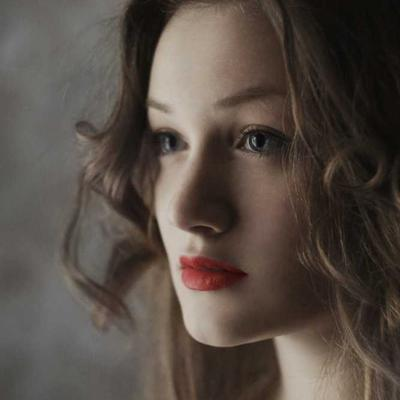
#> input picture test/fixtures/portrait.jpg, 400 x 400 px
$ python -i generator.py   (imports and definitions only)
#> lines starting #> are read from the running program, lines starting #| are printed output that depends on the picture
### ashiart/io.py
"""Image loading, orientation, and alpha flattening."""

from __future__ import annotations

import hashlib
import io
import os
import urllib.error
import urllib.parse
import urllib.request

from PIL import Image, ImageDraw, ImageOps

_USER_AGENT = "ashiart"
_FLAT_BACKGROUND = (255, 255, 255)


# [60 lines left out: functions _cache_dir, download_image, not called in this run]


def flatten_alpha(
    image: Image.Image, background: tuple[int, int, int] = _FLAT_BACKGROUND
) -> Image.Image:
    """Composite transparent pixels onto an opaque background.

    RGBA, LA, and paletted images carrying transparency are flattened;
    anything else passes through untouched.

    Args:
        image (PIL.Image): The decoded image.
        background (tuple): RGB backdrop for transparent pixels.

    Returns:
        PIL.Image: Opaque RGB image, or the input unchanged.
    """
    if image.mode in ("RGBA", "LA") or (
        image.mode == "P" and "transparency" in image.info
    ):
        alpha = image.convert("RGBA").split()[-1]
        base = Image.new("RGBA", image.size, (*background, 255))
        base.paste(image, mask=alpha)
        return base.convert("RGB")
    return image


def apply_exif_orientation(image: Image.Image) -> Image.Image:
    """Rotate the image per its EXIF orientation tag, if present.

    Phone photos are stored unrotated with an orientation flag; without
    this they convert sideways. Images without the tag pass through.

    Args:
        image (PIL.Image): The decoded image.

    Returns:
        PIL.Image: Correctly oriented image.
    """
    return ImageOps.exif_transpose(image)


def prepare_image(image: Image.Image) -> Image.Image:
    """Orient then flatten: the common entry for all decode paths.

    Args:
        image (PIL.Image): The decoded image.

    Returns:
        PIL.Image: Oriented, opaque RGB-ready image.
    """
    return flatten_alpha(apply_exif_orientation(image))


# [29 lines left out: function demo_image, not called in this run]


def open_raw(
    source: str | bytes | bytearray, timeout: float = 15, cache: bool = True
) -> Image.Image:
    """Decode an image without orientation or flattening.

    Unlike open_image, the result stays seekable, so GIF frames can be
    iterated. Callers own orientation handling for multi-frame sources.

    Args:
        source (str or bytes): Filesystem path, raw image bytes, or URL.
        timeout (float): Download timeout in seconds; URLs only.
        cache (bool): Reuse cached URL downloads.

    Raises:
        FileNotFoundError: Local path does not exist.
        ValueError: Download failed or bytes do not decode as an image.

    Returns:
        PIL.Image: The decoded image.
    """
#> called with source = '../test/fixtures/portrait.jpg', timeout = 15, cache = True
    if isinstance(source, (bytes, bytearray)):
        try:
            image = Image.open(io.BytesIO(source))
            image.load()
        except Exception as error:
            raise ValueError(f"Bytes are not an image: {error}") from error
        return image
    if isinstance(source, str) and source.startswith(("http://", "https://")):
        try:
            return Image.open(io.BytesIO(download_image(source, timeout, cache)))
        except Exception as error:
            raise ValueError(f"Downloaded bytes are not an image: {error}") from error
    if not os.path.exists(source):
        raise FileNotFoundError(f"Image file not found: {source}")
    try:
        return Image.open(source)
#> returned value is the input picture: PIL image 400x400 RGB; mean R, G, B 86.2, 76.2, 68.9
    except Exception as error:
        raise ValueError(f"Error opening image: {error}") from error


def open_image(
    source: str | bytes | bytearray, timeout: float = 15, cache: bool = True
) -> Image.Image:
    """Open a PIL image from a local path, bytes, or an http(s) URL.

    Args:
        source (str or bytes): Filesystem path, raw image bytes
            (e.g. piped stdin), or http(s) URL.
        timeout (float): Download timeout in seconds; URLs only.
        cache (bool): Reuse cached URL downloads.

    Raises:
        FileNotFoundError: Local path does not exist.
        ValueError: Download failed or bytes do not decode as an image.

    Returns:
        PIL.Image: Oriented, opaque RGB-ready image.
    """
    try:
        return prepare_image(open_raw(source, timeout, cache))
    except (FileNotFoundError, ValueError):
        raise
    except Exception as error:
        raise ValueError(f"Error opening image: {error}") from error

### ashiart/generator.py
"""Single-ramp image-to-ASCII conversion.

Exports AsciiArtGenerator, the NumPy-free converter used directly and
as the fallback when enhanced dependencies are unavailable.
"""

from __future__ import annotations

from typing import ClassVar

from PIL import Image, ImageOps

from .io import open_image, prepare_image


class AsciiArtGenerator:
    """A class to generate ASCII art from images."""

    # ASCII characters from darkest to lightest (trailing space = paper white,
    # per the canonical density ramps: Bourke, "@%#*+=-:. ", etc.)
    ASCII_CHARS: ClassVar[list] = [
        "@",
        "#",
        "S",
        "%",
        "?",
        "*",
        "+",
        ";",
        ":",
        ",",
        ".",
        " ",
    ]

    # Monospace glyphs are ~2x taller than wide; sample half as many rows.
    ASPECT_CORRECTION: ClassVar[float] = 0.5

    RESAMPLE_FILTERS: ClassVar[dict] = {
        "lanczos": Image.Resampling.LANCZOS,
        "box": Image.Resampling.BOX,
    }

    def __init__(
        self,
        chars: list[str] | None = None,
        width: int = 100,
        height: int | None = None,
        autocontrast: bool = True,
        resample: str = "lanczos",
        gamma: float = 1.0,
    ):
        """
        Initialize the ASCII art generator.

        Args:
            chars (list, optional): ASCII characters from darkest to lightest.
                                    Defaults to None.
            width (int, optional): Width of output ASCII art. Defaults to 100.
            height (int, optional): Height of output ASCII art. Defaults to None.
            autocontrast (bool, optional): Stretch gray levels to use the full
                ramp (ImageOps.autocontrast). Defaults to True.
            resample (str, optional): Downsampling filter: "lanczos" (sharp)
                or "box" (area average). Defaults to "lanczos".
            gamma (float, optional): Tonal curve exponent applied to gray
                levels (>1 darkens midtones). Defaults to 1.0.
        """
        if resample not in self.RESAMPLE_FILTERS:
            raise ValueError(f"Unknown resample filter: {resample}")
        if gamma <= 0:
            raise ValueError(f"Gamma must be positive: {gamma}")
        self.chars = chars or self.ASCII_CHARS
        self.width = width
        self.height = height
        self.autocontrast = autocontrast
        self.resample = resample
        self.gamma = gamma

    def _resize_image(self, image):
        """
        Resize image to the specified width and height.

        Args:
            image (PIL.Image): The image to resize.

        Returns:
            PIL.Image: The resized image.
        """
        width = self.width
        height = self.height or int(
            image.height * width / image.width * self.ASPECT_CORRECTION
        )
#> height = 50
        # LANCZOS: highest-quality downsampling; NEAREST (the default)
        # aliases high-frequency detail into noise at char resolution.
        return image.resize((width, height), self.RESAMPLE_FILTERS[self.resample])
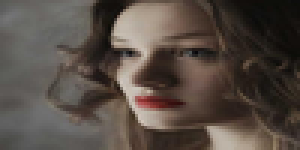
#> returned value: PIL image 100x50 RGB (shown 3 times larger); mean R, G, B 86.2, 76.2, 68.9

    def _convert_to_grayscale(self, image):
        """
        Convert image to grayscale, stretching levels to the full ramp.

        Args:
            image (PIL.Image): The image to convert.

        Returns:
            PIL.Image: The grayscale image.
        """
        gray = image.convert("L")
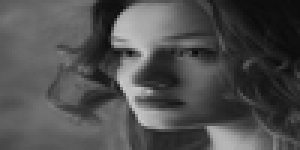
#> gray: PIL image 100x50 L (shown 3 times larger); min 8, max 200, mean 78.4
        if self.autocontrast:
            gray = ImageOps.autocontrast(gray, cutoff=1)
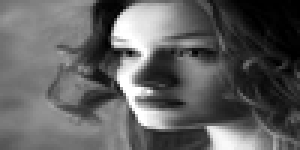
#> gray: PIL image 100x50 L (shown 3 times larger); min 0, max 255, mean 95.8
        if self.gamma != 1.0:
            lut = [round(255 * (level / 255) ** self.gamma) for level in range(256)]
            gray = gray.point(lut)
        return gray

    def _map_pixels_to_ascii(self, image):
        """
        Map each pixel to an ASCII character.

        Args:
            image (PIL.Image): The grayscale image.

        Returns:
            list: 2D list of ASCII characters.
        """
        pixels = list(image.getdata())
#> pixels = 5000 values, max 255 at index 840, min 0 at index 85, mean 95.81
        width = image.width
#> width = 100
        ascii_image = []

        for i in range(0, len(pixels), width):
            row = pixels[i : i + width]
            ascii_row = []

            for pixel in row:
                # Round so buckets stay symmetric; clamp for short custom ramps.
                index = round(pixel * (len(self.chars) - 1) / 255)
                index = max(0, min(index, len(self.chars) - 1))
                ascii_row.append(self.chars[index])

            ascii_image.append(ascii_row)
#> this loop made 50 passes
#> i on passes 2 to 13: 100, 200, 300, 400, 500, 600, 700, 800, 900, 1000, 1100, 1200
#> after the loop, ascii_image = 50 items

        return ascii_image

    def generate_from_image(
        self, image_path: str | bytes, color: bool = False, cache: bool = True
    ) -> str:
        """
        Generate ASCII art from an image file.

        Args:
            image_path (str): Local path, bytes, or http(s) URL.
            color (bool, optional): Wrap characters in ANSI truecolor codes
                sampled after resizing. Defaults to False.
            cache (bool, optional): Reuse cached URL downloads.

        Returns:
            str: ASCII art as a string.
        """
        image = open_image(image_path, cache=cache)

        if color:
            return self.generate_ansi_from_pil_image(image)

        image = self._resize_image(image)
        grayscale_image = self._convert_to_grayscale(image)
        ascii_image = self._map_pixels_to_ascii(grayscale_image)
#> ascii_image = 50 items

        return "\n".join("".join(row) for row in ascii_image)

    # [59 lines left out: functions generate_from_pil_image, generate_ansi_from_pil_image, save_to_file, not called in this run]

>>> result = AsciiArtGenerator().generate_from_image('../test/fixtures/portrait.jpg')

$ run again, on test/fixtures/waterlily.jpg
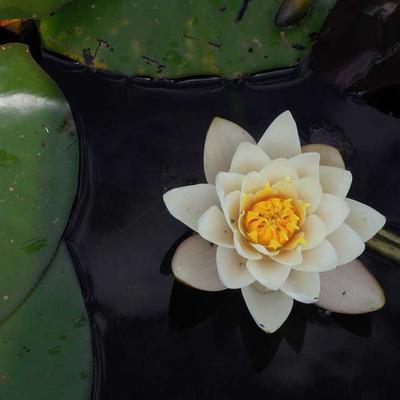
#> input picture test/fixtures/waterlily.jpg, 400 x 400 px
#> in open_raw, returned value is the input picture: PIL image 400x400 RGB; mean R, G, B 56.4, 59.3, 48.8
#> in _resize_image, `return image.resize((width, height), self.RESAMPLE_FILTERS[self.resamp..`:
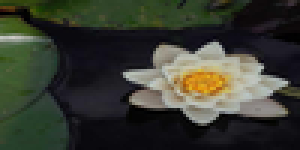
#> returned value: PIL image 100x50 RGB (shown 3 times larger); mean R, G, B 56.4, 59.3, 48.8
#> in _convert_to_grayscale, `gray = ImageOps.autocontrast(gray, cutoff=1)`:
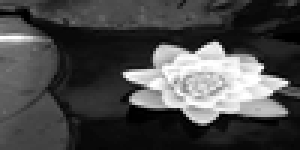
#> gray: PIL image 100x50 L (shown 3 times larger); min 0, max 255, mean 73.9
#> pixels = 5000 values, max 255 at index 1200, min 0 at index 308, mean 73.92
#> the loop in _map_pixels_to_ascii, `for i in range(0, len(pixels), width):` made 50 passes
#> i on passes 2 to 9: 100, 200, 300, 400, 500, 600, 700, 800
#> after the loop in _map_pixels_to_ascii, `for i in range(0, len(pixels), width):`: ascii_image = 50 items
